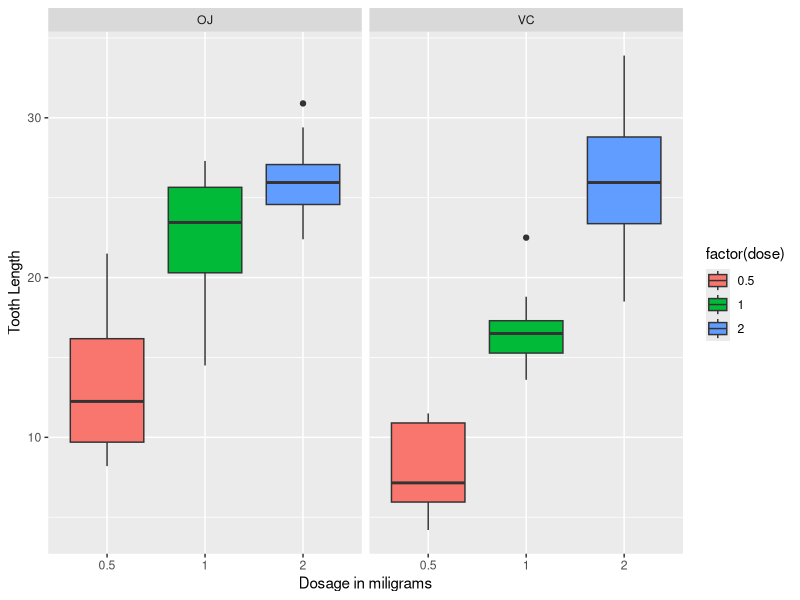

Recreate this plot in R.
## ---- chunk 1
# load the dataset
library(datasets)
library(ggplot2)

data(ToothGrowth)
str(ToothGrowth)
## ---- chunk 2
ToothGrowth$dose <- as.factor(ToothGrowth$dose)
summary(ToothGrowth)

## ---- chunk 3
g1 <- ggplot(ToothGrowth, aes(x=factor(dose),y=len,fill=factor(dose)))
## ---- chunk 4
g1 + geom_boxplot(notch=F) + facet_grid(.~supp) + scale_x_discrete("Dosage in miligrams") + scale_y_continuous("Tooth Length")
## ---- chunk 5
fit <- lm(len ~ dose + supp, data=ToothGrowth)
confint(fit)
